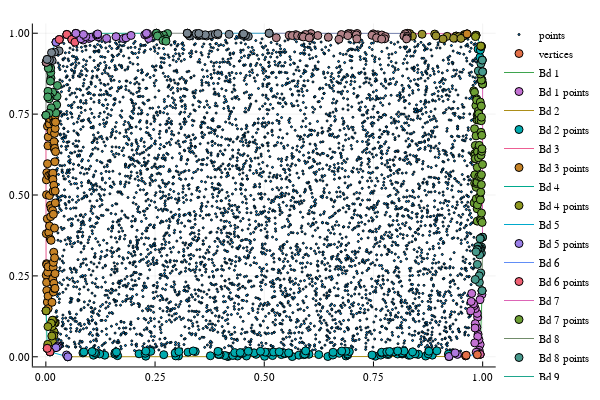

The code cell stored with this chart in its notebook:
### Code cell
using LinearAlgebra ## for "dot"
ratio = 1/50
## plot for illustration
## scatter(p[:,1], p[:,2], markersize = 1, label = "points")
## scatter!(p[ch.vertices,1], p[ch.vertices,2], label = "vertices")
Bds = ch.simplices 
Bd_Pts = Int[]
for b = 1:length(Bds)
    vector_b = p[Bds[b][1],:]-p[Bds[b][2],:] ## the vector of the boundary b
    normal_b = [-vector_b[2], vector_b[1]] ## a vector normal to the boundary b vector
    ## move vector_b orthogonally and find out the intersected bar
    bd_b_para = p*vector_b 
    Range_b_para = p[ch.simplices[b],:]*vector_b
    pts_b_para = findall((p*vector_b.<=maximum(Range_b_para)).&(minimum(Range_b_para).<=p*vector_b))
    N = Int(round(ratio*length(pts_b_para)))
    Values_Labels = sortslices([p[pts_b_para,:]*normal_b pts_b_para], dims = 1)
    Values = Values_Labels[:,1]
    Labels = Values_Labels[:,2]
    Bd_Pts_N = 0
    if abs((Values[1]-Values[2])/Values[2])<1.0e-5
        Bd_Pts_N = Array{Int,1}(Labels[1:N])
    else
        Bd_Pts_N = Array{Int,1}(Labels[length(Labels)-N+1:length(Labels)])
    end
    Bd_Pts = union(Bd_Pts, Bd_Pts_N)
    ## plot for sanity check
    ## plot!(p[Bds[b],:][:,1], p[Bds[b],:][:,2], label = "Bd $b")
    ## scatter!(p[Bd_Pts_N,1], p[Bd_Pts_N,2], label = "Bd $b points")
end
## scatter!()

### Figure 1 — Plotly figure (JSON) as saved in the notebook; plotly's stock layout.template omitted (floating-point values rounded to 4 significant figures; data arrays with more than 128 entries replaced by an {"elided": "..."} marker saying what was removed)
{"data": [{"colorbar": {"title": ""}, "hoverinfo": "text", "legendgroup": "points", "marker": {"color": "rgba(0, 154, 250, 1.000)", "line": {"color": "rgba(0, 0, 0, 1.000)", "width": 1}, "size": 2, "symbol": "circle"}, "mode": "markers", "name": "points", "showlegend": true, "text": {"elided": "6000 null values"}, "type": "scatter", "x": {"elided": "6000 float values"}, "xaxis": "x1", "y": {"elided": "6000 float values"}, "yaxis": "y1", "zmax": 0.1, "zmin": -0.1}, {"colorbar": {"title": ""}, "hoverinfo": "text", "legendgroup": "vertices", "marker": {"color": "rgba(227, 111, 71, 1.000)", "line": {"color": "rgba(0, 0, 0, 1.000)", "width": 1}, "size": 8, "symbol": "circle"}, "mode": "markers", "name": "vertices", "showlegend": true, "text": [null, null, null, null, null, null, null, null, null, null, null, null, null, null, null, null, null, null, null, null, null, null, null, null, null, null, null], "type": "scatter", "x": [0.9942, 0.9986, 0.9996, 0.9999, 0.9997, 0.999, 0.997, 0.9847, 0.9643, 0.8276, 0.5112, 0.3237, 0.2533, 0.06874, 0.048, 0.03078, 0.02331, 0.002869, 0.0008216, 0.0002214, 0.0006006, 0.003201, 0.009519, 0.05029, 0.923, 0.9611, 0.9878], "xaxis": "x1", "y": [0.007686, 0.2041, 0.3696, 0.8431, 0.8809, 0.9168, 0.9594, 0.9936, 0.9978, 0.9994, 0.9999, 0.9999, 0.9999, 0.9995, 0.9961, 0.9805, 0.9722, 0.919, 0.91, 0.7465, 0.142, 0.0261, 0.01524, 0.0001157, 0.0009367, 0.003297, 0.006616], "yaxis": "y1", "zmax": 0.1, "zmin": -0.1}, {"colorbar": {"title": ""}, "hoverinfo": "text", "legendgroup": "Bd 1", "line": {"color": "rgba(62, 164, 78, 1.000)", "dash": "solid", "shape": "linear", "width": 1}, "mode": "lines", "name": "Bd 1", "showlegend": true, "text": [null, null], "type": "scatter", "x": [0.9986, 0.9942], "xaxis": "x1", "y": [0.2041, 0.007686], "yaxis": "y1", "zmax": 0.1, "zmin": -0.1}, {"colorbar": {"title": ""}, "hoverinfo": "text", "legendgroup": "Bd 1 points", "marker": {"color": "rgba(195, 113, 210, 1.000)", "line": {"color": "rgba(0, 0, 0, 1.000)", "width": 1}, "size": 8, "symbol": "circle"}, "mode": "markers", "name": "Bd 1 points", "showlegend": true, "text": [null, null, null, null, null, null, null, null, null, null, null, null, null, null, null, null, null, null, null, null, null, null, null, null], "type": "scatter", "x": [0.9986, 0.9942, 0.9982, 0.9943, 0.9921, 0.9909, 0.9914, 0.9939, 0.9896, 0.9888, 0.9863, 0.9885, 0.9852, 0.9868, 0.9876, 0.982, 0.983, 0.9826, 0.9832, 0.9804, 0.979, 0.9749, 0.9737, 0.9725], "xaxis": "x1", "y": [0.2041, 0.007686, 0.1923, 0.03803, 0.01998, 0.01313, 0.05325, 0.1763, 0.06962, 0.06263, 0.01241, 0.1221, 0.01399, 0.09076, 0.1341, 0.0429, 0.1023, 0.08896, 0.1489, 0.1579, 0.164, 0.1957, 0.1709, 0.142], "yaxis": "y1", "zmax": 0.1, "zmin": -0.1}, {"colorbar": {"title": ""}, "hoverinfo": "text", "legendgroup": "Bd 2", "line": {"color": "rgba(172, 142, 24, 1.000)", "dash": "solid", "shape": "linear", "width": 1}, "mode": "lines", "name": "Bd 2", "showlegend": true, "text": [null, null], "type": "scatter", "x": [0.923, 0.05029], "xaxis": "x1", "y": [0.0009367, 0.0001157], "yaxis": "y1", "zmax": 0.1, "zmin": -0.1}, {"colorbar": {"title": ""}, "hoverinfo": "text", "legendgroup": "Bd 2 points", "marker": {"color": "rgba(0, 170, 174, 1.000)", "line": {"color": "rgba(0, 0, 0, 1.000)", "width": 1}, "size": 8, "symbol": "circle"}, "mode": "markers", "name": "Bd 2 points", "showlegend": true, "text": [null, null, null, null, null, null, null, null, null, null, null, null, null, null, null, null, null, null, null, null, null, null, null, null, null, null, null, null, null, null, null, null, null, null, null, null, null, null, null, null, null, null, null, null, null, null, null, null, null, null, null, null, null, null, null, null, null, null, null, null, null, null, null, null, null, null, null, null, null, null, null, null, null, null, null, null, null, null, null, null, null, null, null, null, null, null, null, null, null, null, null, null, null, null, null, null, null, null, null, null, null, null, null, null, null, null], "type": "scatter", "x": [0.05029, 0.923, 0.5641, 0.6456, 0.4173, 0.5008, 0.7543, 0.8695, 0.2288, 0.4145, 0.687, 0.4388, 0.4593, 0.3037, 0.2974, 0.3767, 0.519, 0.1643, 0.4095, 0.428, 0.8306, 0.8847, 0.7666, 0.5792, 0.8344, 0.6571, 0.109, 0.7468, 0.1349, 0.6911, 0.7838, 0.6247, 0.59, 0.27, 0.5391, 0.8517, 0.3949, 0.3989, 0.4813, 0.6023, 0.8531, 0.5945, 0.9216, 0.3959, 0.7786, 0.8159, 0.8053, 0.5923, 0.1579, 0.8454, 0.8753, 0.691, 0.1232, 0.2134, 0.5469, 0.815, 0.4487, 0.7833, 0.6718, 0.5565, 0.1141, 0.2274, 0.5464, 0.444, 0.7684, 0.8155, 0.2961, 0.5557, 0.4767, 0.0849, 0.452, 0.4324, 0.445, 0.1586, 0.5086, 0.1114, 0.6575, 0.7688, 0.3255, 0.502, 0.5212, 0.7975, 0.8396, 0.08706, 0.7805, 0.1616, 0.5342, 0.6948, 0.7869, 0.3421, 0.6808, 0.3045, 0.1059, 0.8769, 0.3941, 0.4914, 0.2402, 0.4633, 0.6869, 0.8201, 0.6774, 0.8054, 0.2289, 0.8952, 0.3374, 0.5949], "xaxis": "x1", "y": [0.0001157, 0.0009367, 0.0006751, 0.0008426, 0.0009062, 0.001392, 0.001673, 0.002223, 0.00181, 0.002149, 0.002539, 0.002314, 0.00238, 0.002566, 0.002723, 0.003141, 0.003774, 0.003535, 0.004055, 0.004116, 0.004772, 0.005113, 0.005139, 0.004977, 0.005387, 0.005413, 0.004919, 0.005603, 0.005084, 0.005767, 0.006821, 0.006716, 0.006764, 0.006488, 0.006773, 0.007522, 0.007096, 0.007302, 0.007469, 0.007723, 0.007993, 0.007804, 0.008438, 0.008019, 0.008516, 0.008599, 0.008605, 0.008432, 0.008389, 0.009146, 0.009227, 0.009074, 0.008747, 0.009212, 0.009538, 0.01009, 0.009856, 0.01018, 0.0108, 0.01085, 0.01066, 0.01087, 0.01132, 0.01125, 0.01195, 0.01217, 0.0117, 0.01217, 0.01216, 0.01196, 0.01275, 0.01301, 0.01302, 0.01276, 0.01332, 0.01325, 0.01394, 0.01415, 0.01425, 0.01448, 0.01467, 0.01497, 0.01508, 0.01458, 0.01526, 0.01472, 0.01554, 0.0161, 0.01631, 0.01613, 0.01647, 0.01614, 0.01615, 0.01717, 0.0169, 0.017, 0.01684, 0.01721, 0.01749, 0.01762, 0.01778, 0.01796, 0.01747, 0.01837, 0.01795, 0.01827], "yaxis": "y1", "zmax": 0.1, "zmin": -0.1}, {"colorbar": {"title": ""}, "hoverinfo": "text", "legendgroup": "Bd 3", "line": {"color": "rgba(237, 94, 147, 1.000)", "dash": "solid", "shape": "linear", "width": 1}, "mode": "lines", "name": "Bd 3", "showlegend": true, "text": [null, null], "type": "scatter", "x": [0.0006006, 0.0002214], "xaxis": "x1", "y": [0.142, 0.7465], "yaxis": "y1", "zmax": 0.1, "zmin": -0.1}, {"colorbar": {"title": ""}, "hoverinfo": "text", "legendgroup": "Bd 3 points", "marker": {"color": "rgba(198, 130, 37, 1.000)", "line": {"color": "rgba(0, 0, 0, 1.000)", "width": 1}, "size": 8, "symbol": "circle"}, "mode": "markers", "name": "Bd 3 points", "showlegend": true, "text": [null, null, null, null, null, null, null, null, null, null, null, null, null, null, null, null, null, null, null, null, null, null, null, null, null, null, null, null, null, null, null, null, null, null, null, null, null, null, null, null, null, null, null, null, null, null, null, null, null, null, null, null, null, null, null, null, null, null, null, null, null, null, null, null, null, null, null, null, null, null, null, null], "type": "scatter", "x": [0.0006006, 0.0002214, 0.0008599, 0.001094, 0.001255, 0.001647, 0.001728, 0.001572, 0.001943, 0.002161, 0.002237, 0.003378, 0.00337, 0.003792, 0.003767, 0.004222, 0.004856, 0.005172, 0.005208, 0.005293, 0.005414, 0.006417, 0.006753, 0.007692, 0.007945, 0.007987, 0.008216, 0.008322, 0.01019, 0.01028, 0.01027, 0.01096, 0.01118, 0.01168, 0.01194, 0.01221, 0.01409, 0.01485, 0.01518, 0.01536, 0.01553, 0.01575, 0.01615, 0.0162, 0.01666, 0.01693, 0.01714, 0.01737, 0.01731, 0.01757, 0.01809, 0.01828, 0.01813, 0.0183, 0.01853, 0.01875, 0.01975, 0.0195, 0.01986, 0.02005, 0.01982, 0.02028, 0.02047, 0.02063, 0.02097, 0.02101, 0.02137, 0.02134, 0.02159, 0.02159, 0.02217, 0.02223], "xaxis": "x1", "y": [0.142, 0.7465, 0.2521, 0.3806, 0.5469, 0.2878, 0.2298, 0.5008, 0.2845, 0.2048, 0.5691, 0.1691, 0.4266, 0.5968, 0.7125, 0.2612, 0.6522, 0.1875, 0.1489, 0.2783, 0.6794, 0.56, 0.3843, 0.7236, 0.7327, 0.719, 0.4981, 0.4043, 0.3641, 0.4683, 0.7354, 0.4331, 0.5639, 0.6974, 0.3599, 0.4581, 0.1683, 0.5541, 0.5646, 0.5516, 0.4518, 0.2403, 0.5675, 0.5481, 0.5115, 0.2762, 0.2918, 0.2004, 0.4405, 0.7373, 0.3232, 0.2271, 0.725, 0.5301, 0.6549, 0.6648, 0.2109, 0.6421, 0.3978, 0.3058, 0.6904, 0.6442, 0.7271, 0.6027, 0.2116, 0.257, 0.5124, 0.7059, 0.4755, 0.745, 0.7252, 0.634], "yaxis": "y1", "zmax": 0.1, "zmin": -0.1}, {"colorbar": {"title": ""}, "hoverinfo": "text", "legendgroup": "Bd 4", "line": {"color": "rgba(0, 169, 141, 1.000)", "dash": "solid", "shape": "linear", "width": 1}, "mode": "lines", "name": "Bd 4", "showlegend": true, "text": [null, null], "type": "scatter", "x": [0.0006006, 0.003201], "xaxis": "x1", "y": [0.142, 0.0261], "yaxis": "y1", "zmax": 0.1, "zmin": -0.1}, {"colorbar": {"title": ""}, "hoverinfo": "text", "legendgroup": "Bd 4 points", "marker": {"color": "rgba(142, 151, 30, 1.000)", "line": {"color": "rgba(0, 0, 0, 1.000)", "width": 1}, "size": 8, "symbol": "circle"}, "mode": "markers", "name": "Bd 4 points", "showlegend": true, "text": [null, null, null, null, null, null, null, null, null, null, null, null, null, null], "type": "scatter", "x": [0.02148, 0.01944, 0.01862, 0.01847, 0.01705, 0.01498, 0.01441, 0.01523, 0.01375, 0.01216, 0.004872, 0.004325, 0.003201, 0.0006006], "xaxis": "x1", "y": [0.1047, 0.1047, 0.07749, 0.0654, 0.1127, 0.1131, 0.0937, 0.04718, 0.06424, 0.1035, 0.0933, 0.03836, 0.0261, 0.142], "yaxis": "y1", "zmax": 0.1, "zmin": -0.1}, {"colorbar": {"title": ""}, "hoverinfo": "text", "legendgroup": "Bd 5", "line": {"color": "rgba(0, 169, 204, 1.000)", "dash": "solid", "shape": "linear", "width": 1}, "mode": "lines", "name": "Bd 5", "showlegend": true, "text": [null, null], "type": "scatter", "x": [0.009519, 0.05029], "xaxis": "x1", "y": [0.01524, 0.0001157], "yaxis": "y1", "zmax": 0.1, "zmin": -0.1}, {"colorbar": {"title": ""}, "hoverinfo": "text", "legendgroup": "Bd 5 points", "marker": {"color": "rgba(155, 127, 233, 1.000)", "line": {"color": "rgba(0, 0, 0, 1.000)", "width": 1}, "size": 8, "symbol": "circle"}, "mode": "markers", "name": "Bd 5 points", "showlegend": true, "text": [null, null, null, null, null, null], "type": "scatter", "x": [0.02791, 0.02639, 0.02324, 0.04734, 0.009519, 0.05029], "xaxis": "x1", "y": [0.03401, 0.03093, 0.02818, 0.005502, 0.01524, 0.0001157], "yaxis": "y1", "zmax": 0.1, "zmin": -0.1}, {"colorbar": {"title": ""}, "hoverinfo": "text", "legendgroup": "Bd 6", "line": {"color": "rgba(97, 141, 246, 1.000)", "dash": "solid", "shape": "linear", "width": 1}, "mode": "lines", "name": "Bd 6", "showlegend": true, "text": [null, null], "type": "scatter", "x": [0.009519, 0.003201], "xaxis": "x1", "y": [0.01524, 0.0261], "yaxis": "y1", "zmax": 0.1, "zmin": -0.1}, {"colorbar": {"title": ""}, "hoverinfo": "text", "legendgroup": "Bd 6 points", "marker": {"color": "rgba(240, 96, 115, 1.000)", "line": {"color": "rgba(0, 0, 0, 1.000)", "width": 1}, "size": 8, "symbol": "circle"}, "mode": "markers", "name": "Bd 6 points", "showlegend": true, "text": [null, null], "type": "scatter", "x": [0.009519, 0.003201], "xaxis": "x1", "y": [0.01524, 0.0261], "yaxis": "y1", "zmax": 0.1, "zmin": -0.1}, {"colorbar": {"title": ""}, "hoverinfo": "text", "legendgroup": "Bd 7", "line": {"color": "rgba(221, 101, 182, 1.000)", "dash": "solid", "shape": "linear", "width": 1}, "mode": "lines", "name": "Bd 7", "showlegend": true, "text": [null, null], "type": "scatter", "x": [0.9996, 0.9999], "xaxis": "x1", "y": [0.3696, 0.8431], "yaxis": "y1", "zmax": 0.1, "zmin": -0.1}, {"colorbar": {"title": ""}, "hoverinfo": "text", "legendgroup": "Bd 7 points", "marker": {"color": "rgba(108, 159, 51, 1.000)", "line": {"color": "rgba(0, 0, 0, 1.000)", "width": 1}, "size": 8, "symbol": "circle"}, "mode": "markers", "name": "Bd 7 points", "showlegend": true, "text": [null, null, null, null, null, null, null, null, null, null, null, null, null, null, null, null, null, null, null, null, null, null, null, null, null, null, null, null, null, null, null, null, null, null, null, null, null, null, null, null, null, null, null, null, null, null, null, null, null, null, null, null, null, null, null, null], "type": "scatter", "x": [0.9795, 0.9804, 0.9813, 0.9814, 0.9815, 0.9816, 0.9821, 0.9823, 0.9827, 0.9832, 0.9833, 0.9845, 0.9848, 0.9852, 0.9853, 0.9859, 0.9862, 0.9862, 0.987, 0.987, 0.9872, 0.9874, 0.9874, 0.9877, 0.9876, 0.9881, 0.9883, 0.9898, 0.9903, 0.9905, 0.9911, 0.991, 0.9915, 0.9923, 0.9931, 0.9946, 0.9948, 0.9951, 0.995, 0.9957, 0.9961, 0.9962, 0.9963, 0.9968, 0.9969, 0.997, 0.9972, 0.9973, 0.9973, 0.998, 0.998, 0.9985, 0.9987, 0.9997, 0.9996, 0.9999], "xaxis": "x1", "y": [0.8219, 0.4753, 0.8175, 0.7048, 0.6272, 0.5364, 0.5623, 0.6217, 0.6122, 0.6531, 0.6126, 0.7764, 0.6828, 0.524, 0.4882, 0.5355, 0.7973, 0.7933, 0.6379, 0.5396, 0.7322, 0.7466, 0.4575, 0.5855, 0.4192, 0.4695, 0.6335, 0.7477, 0.7594, 0.6153, 0.7516, 0.5571, 0.7315, 0.6534, 0.495, 0.7872, 0.4852, 0.5571, 0.426, 0.5086, 0.6938, 0.623, 0.4215, 0.7297, 0.775, 0.5321, 0.5628, 0.7405, 0.4442, 0.6845, 0.6351, 0.6427, 0.4153, 0.5946, 0.3696, 0.8431], "yaxis": "y1", "zmax": 0.1, "zmin": -0.1}, {"colorbar": {"title": ""}, "hoverinfo": "text", "legendgroup": "Bd 8", "line": {"color": "rgba(113, 140, 106, 1.000)", "dash": "solid", "shape": "linear", "width": 1}, "mode": "lines", "name": "Bd 8", "showlegend": true, "text": [null, null], "type": "scatter", "x": [0.9996, 0.9986], "xaxis": "x1", "y": [0.3696, 0.2041], "yaxis": "y1", "zmax": 0.1, "zmin": -0.1}, {"colorbar": {"title": ""}, "hoverinfo": "text", "legendgroup": "Bd 8 points", "marker": {"color": "rgba(71, 153, 140, 1.000)", "line": {"color": "rgba(0, 0, 0, 1.000)", "width": 1}, "size": 8, "symbol": "circle"}, "mode": "markers", "name": "Bd 8 points", "showlegend": true, "text": [null, null, null, null, null, null, null, null, null, null, null, null, null, null, null, null, null, null, null, null], "type": "scatter", "x": [0.9986, 0.9996, 0.9973, 0.9971, 0.9958, 0.9953, 0.995, 0.9941, 0.9932, 0.9931, 0.9925, 0.992, 0.9903, 0.9901, 0.9891, 0.989, 0.9879, 0.9872, 0.9848, 0.9831], "xaxis": "x1", "y": [0.2041, 0.3696, 0.3392, 0.3204, 0.2592, 0.3351, 0.3663, 0.3651, 0.3347, 0.315, 0.23, 0.2502, 0.3389, 0.3389, 0.3408, 0.3323, 0.2855, 0.3311, 0.3246, 0.2389], "yaxis": "y1", "zmax": 0.1, "zmin": -0.1}, {"colorbar": {"title": ""}, "hoverinfo": "text", "legendgroup": "Bd 9", "line": {"color": "rgba(31, 166, 141, 1.000)", "dash": "solid", "shape": "linear", "width": 1}, "mode": "lines", "name": "Bd 9", "showlegend": true, "text": [null, null], "type": "scatter", "x": [0.9611, 0.923], "xaxis": "x1", "y": [0.003297, 0.0009367], "yaxis": "y1", "zmax": 0.1, "zmin": -0.1}, {"colorbar": {"title": ""}, "hoverinfo": "text", "legendgroup": "Bd 9 points", "marker": {"color": "rgba(175, 120, 221, 1.000)", "line": {"color": "rgba(0, 0, 0, 1.000)", "width": 1}, "size": 8, "symbol": "circle"}, "mode": "markers", "name": "Bd 9 points", "showlegend": true, "text": [null, null, null, null], "type": "scatter", "x": [0.9611, 0.923, 0.9422, 0.937], "xaxis": "x1", "y": [0.003297, 0.0009367, 0.007413, 0.01201], "yaxis": "y1", "zmax": 0.1, "zmin": -0.1}, {"colorbar": {"title": ""}, "hoverinfo": "text", "legendgroup": "Bd 10", "line": {"color": "rgba(135, 141, 135, 1.000)", "dash": "solid", "shape": "linear", "width": 1}, "mode": "lines", "name": "Bd 10", "showlegend": true, "text": [null, null], "type": "scatter", "x": [0.0008216, 0.0002214], "xaxis": "x1", "y": [0.91, 0.7465], "yaxis": "y1", "zmax": 0.1, "zmin": -0.1}, {"colorbar": {"title": ""}, "hoverinfo": "text", "legendgroup": "Bd 10 points", "marker": {"color": "rgba(71, 161, 102, 1.000)", "line": {"color": "rgba(0, 0, 0, 1.000)", "width": 1}, "size": 8, "symbol": "circle"}, "mode": "markers", "name": "Bd 10 points", "showlegend": true, "text": [null, null, null, null, null, null, null, null, null, null, null, null, null, null, null, null, null, null, null], "type": "scatter", "x": [0.02653, 0.02562, 0.0248, 0.02296, 0.01567, 0.01238, 0.01171, 0.01124, 0.01112, 0.01039, 0.009556, 0.007608, 0.007258, 0.006184, 0.005661, 0.004919, 0.004424, 0.0008216, 0.0002214], "xaxis": "x1", "y": [0.8384, 0.805, 0.7785, 0.7537, 0.8177, 0.7696, 0.8611, 0.8783, 0.8922, 0.8518, 0.8036, 0.7972, 0.7526, 0.8947, 0.8916, 0.8206, 0.803, 0.91, 0.7465], "yaxis": "y1", "zmax": 0.1, "zmin": -0.1}, {"colorbar": {"title": ""}, "hoverinfo": "text", "legendgroup": "Bd 11", "line": {"color": "rgba(119, 131, 175, 1.000)", "dash": "solid", "shape": "linear", "width": 1}, "mode": "lines", "name": "Bd 11", "showlegend": true, "text": [null, null], "type": "scatter", "x": [0.0008216, 0.002869], "xaxis": "x1", "y": [0.91, 0.919], "yaxis": "y1", "zmax": 0.1, "zmin": -0.1}, {"colorbar": {"title": ""}, "hoverinfo": "text", "legendgroup": "Bd 11 points", "marker": {"color": "rgba(177, 129, 135, 1.000)", "line": {"color": "rgba(0, 0, 0, 1.000)", "width": 1}, "size": 8, "symbol": "circle"}, "mode": "markers", "name": "Bd 11 points", "showlegend": true, "text": [null], "type": "scatter", "x": [0.0008216], "xaxis": "x1", "y": [0.91], "yaxis": "y1", "zmax": 0.1, "zmin": -0.1}, {"colorbar": {"title": ""}, "hoverinfo": "text", "legendgroup": "Bd 12", "line": {"color": "rgba(48, 155, 194, 1.000)", "dash": "solid", "shape": "linear", "width": 1}, "mode": "lines", "name": "Bd 12", "showlegend": true, "text": [null, null], "type": "scatter", "x": [0.02331, 0.002869], "xaxis": "x1", "y": [0.9722, 0.919], "yaxis": "y1", "zmax": 0.1, "zmin": -0.1}, {"colorbar": {"title": ""}, "hoverinfo": "text", "legendgroup": "Bd 12 points", "marker": {"color": "rgba(120, 133, 144, 1.000)", "line": {"color": "rgba(0, 0, 0, 1.000)", "width": 1}, "size": 8, "symbol": "circle"}, "mode": "markers", "name": "Bd 12 points", "showlegend": true, "text": [null, null, null, null, null, null, null], "type": "scatter", "x": [0.03036, 0.0145, 0.01969, 0.008266, 0.01301, 0.002869, 0.02331], "xaxis": "x1", "y": [0.9455, 0.9153, 0.9415, 0.9171, 0.9399, 0.919, 0.9722], "yaxis": "y1", "zmax": 0.1, "zmin": -0.1}, {"colorbar": {"title": ""}, "hoverinfo": "text", "legendgroup": "Bd 13", "line": {"color": "rgba(229, 97, 164, 1.000)", "dash": "solid", "shape": "linear", "width": 1}, "mode": "lines", "name": "Bd 13", "showlegend": true, "text": [null, null], "type": "scatter", "x": [0.8276, 0.9643], "xaxis": "x1", "y": [0.9994, 0.9978], "yaxis": "y1", "zmax": 0.1, "zmin": -0.1}, {"colorbar": {"title": ""}, "hoverinfo": "text", "legendgroup": "Bd 13 points", "marker": {"color": "rgba(153, 144, 44, 1.000)", "line": {"color": "rgba(0, 0, 0, 1.000)", "width": 1}, "size": 8, "symbol": "circle"}, "mode": "markers", "name": "Bd 13 points", "showlegend": true, "text": [null, null, null, null, null, null, null, null, null, null, null, null, null, null, null, null], "type": "scatter", "x": [0.9643, 0.8276, 0.8331, 0.8903, 0.8612, 0.9578, 0.8931, 0.939, 0.9557, 0.94, 0.9187, 0.8392, 0.9455, 0.9335, 0.9503, 0.9093], "xaxis": "x1", "y": [0.9978, 0.9994, 0.9988, 0.9974, 0.9969, 0.9957, 0.9918, 0.9913, 0.991, 0.991, 0.9904, 0.991, 0.9893, 0.9844, 0.9841, 0.9823], "yaxis": "y1", "zmax": 0.1, "zmin": -0.1}, {"colorbar": {"title": ""}, "hoverinfo": "text", "legendgroup": "Bd 14", "line": {"color": "rgba(57, 155, 123, 1.000)", "dash": "solid", "shape": "linear", "width": 1}, "mode": "lines", "name": "Bd 14", "showlegend": true, "text": [null, null], "type": "scatter", "x": [0.9878, 0.9942], "xaxis": "x1", "y": [0.006616, 0.007686], "yaxis": "y1", "zmax": 0.1, "zmin": -0.1}, {"colorbar": {"title": ""}, "hoverinfo": "text", "legendgroup": "Bd 14 points", "marker": {"color": "rgba(218, 104, 163, 1.000)", "line": {"color": "rgba(0, 0, 0, 1.000)", "width": 1}, "size": 8, "symbol": "circle"}, "mode": "markers", "name": "Bd 14 points", "showlegend": true, "text": [null], "type": "scatter", "x": [0.9942], "xaxis": "x1", "y": [0.007686], "yaxis": "y1", "zmax": 0.1, "zmin": -0.1}, {"colorbar": {"title": ""}, "hoverinfo": "text", "legendgroup": "Bd 15", "line": {"color": "rgba(0, 154, 250, 1.000)", "dash": "solid", "shape": "linear", "width": 1}, "mode": "lines", "name": "Bd 15", "showlegend": true, "text": [null, null], "type": "scatter", "x": [0.9878, 0.9611], "xaxis": "x1", "y": [0.006616, 0.003297], "yaxis": "y1", "zmax": 0.1, "zmin": -0.1}, {"colorbar": {"title": ""}, "hoverinfo": "text", "legendgroup": "Bd 15 points", "marker": {"color": "rgba(227, 111, 71, 1.000)", "line": {"color": "rgba(0, 0, 0, 1.000)", "width": 1}, "size": 8, "symbol": "circle"}, "mode": "markers", "name": "Bd 15 points", "showlegend": true, "text": [null, null, null], "type": "scatter", "x": [0.9611, 0.9878, 0.9624], "xaxis": "x1", "y": [0.003297, 0.006616, 0.004714], "yaxis": "y1", "zmax": 0.1, "zmin": -0.1}, {"colorbar": {"title": ""}, "hoverinfo": "text", "legendgroup": "Bd 16", "line": {"color": "rgba(62, 164, 78, 1.000)", "dash": "solid", "shape": "linear", "width": 1}, "mode": "lines", "name": "Bd 16", "showlegend": true, "text": [null, null], "type": "scatter", "x": [0.048, 0.06874], "xaxis": "x1", "y": [0.9961, 0.9995], "yaxis": "y1", "zmax": 0.1, "zmin": -0.1}, {"colorbar": {"title": ""}, "hoverinfo": "text", "legendgroup": "Bd 16 points", "marker": {"color": "rgba(195, 113, 210, 1.000)", "line": {"color": "rgba(0, 0, 0, 1.000)", "width": 1}, "size": 8, "symbol": "circle"}, "mode": "markers", "name": "Bd 16 points", "showlegend": true, "text": [null, null, null], "type": "scatter", "x": [0.048, 0.06874, 0.05936], "xaxis": "x1", "y": [0.9961, 0.9995, 0.9809], "yaxis": "y1", "zmax": 0.1, "zmin": -0.1}, {"colorbar": {"title": ""}, "hoverinfo": "text", "legendgroup": "Bd 17", "line": {"color": "rgba(172, 142, 24, 1.000)", "dash": "solid", "shape": "linear", "width": 1}, "mode": "lines", "name": "Bd 17", "showlegend": true, "text": [null, null], "type": "scatter", "x": [0.999, 0.997], "xaxis": "x1", "y": [0.9168, 0.9594], "yaxis": "y1", "zmax": 0.1, "zmin": -0.1}, {"colorbar": {"title": ""}, "hoverinfo": "text", "legendgroup": "Bd 17 points", "marker": {"color": "rgba(0, 170, 174, 1.000)", "line": {"color": "rgba(0, 0, 0, 1.000)", "width": 1}, "size": 8, "symbol": "circle"}, "mode": "markers", "name": "Bd 17 points", "showlegend": true, "text": [null, null, null, null, null], "type": "scatter", "x": [0.9895, 0.9938, 0.9948, 0.999, 0.997], "xaxis": "x1", "y": [0.9509, 0.9258, 0.9479, 0.9168, 0.9594], "yaxis": "y1", "zmax": 0.1, "zmin": -0.1}, {"colorbar": {"title": ""}, "hoverinfo": "text", "legendgroup": "Bd 18", "line": {"color": "rgba(237, 94, 147, 1.000)", "dash": "solid", "shape": "linear", "width": 1}, "mode": "lines", "name": "Bd 18", "showlegend": true, "text": [null, null], "type": "scatter", "x": [0.9847, 0.9643], "xaxis": "x1", "y": [0.9936, 0.9978], "yaxis": "y1", "zmax": 0.1, "zmin": -0.1}, {"colorbar": {"title": ""}, "hoverinfo": "text", "legendgroup": "Bd 18 points", "marker": {"color": "rgba(198, 130, 37, 1.000)", "line": {"color": "rgba(0, 0, 0, 1.000)", "width": 1}, "size": 8, "symbol": "circle"}, "mode": "markers", "name": "Bd 18 points", "showlegend": true, "text": [null, null], "type": "scatter", "x": [0.9643, 0.9847], "xaxis": "x1", "y": [0.9978, 0.9936], "yaxis": "y1", "zmax": 0.1, "zmin": -0.1}, {"colorbar": {"title": ""}, "hoverinfo": "text", "legendgroup": "Bd 19", "line": {"color": "rgba(0, 169, 141, 1.000)", "dash": "solid", "shape": "linear", "width": 1}, "mode": "lines", "name": "Bd 19", "showlegend": true, "text": [null, null], "type": "scatter", "x": [0.9847, 0.997], "xaxis": "x1", "y": [0.9936, 0.9594], "yaxis": "y1", "zmax": 0.1, "zmin": -0.1}, {"colorbar": {"title": ""}, "hoverinfo": "text", "legendgroup": "Bd 19 points", "marker": {"color": "rgba(142, 151, 30, 1.000)", "line": {"color": "rgba(0, 0, 0, 1.000)", "width": 1}, "size": 8, "symbol": "circle"}, "mode": "markers", "name": "Bd 19 points", "showlegend": true, "text": [null, null, null, null], "type": "scatter", "x": [0.9847, 0.997, 0.9958, 0.9835], "xaxis": "x1", "y": [0.9936, 0.9594, 0.9602, 0.9896], "yaxis": "y1", "zmax": 0.1, "zmin": -0.1}, {"colorbar": {"title": ""}, "hoverinfo": "text", "legendgroup": "Bd 20", "line": {"color": "rgba(0, 169, 204, 1.000)", "dash": "solid", "shape": "linear", "width": 1}, "mode": "lines", "name": "Bd 20", "showlegend": true, "text": [null, null], "type": "scatter", "x": [0.03078, 0.02331], "xaxis": "x1", "y": [0.9805, 0.9722], "yaxis": "y1", "zmax": 0.1, "zmin": -0.1}, {"colorbar": {"title": ""}, "hoverinfo": "text", "legendgroup": "Bd 20 points", "marker": {"color": "rgba(155, 127, 233, 1.000)", "line": {"color": "rgba(0, 0, 0, 1.000)", "width": 1}, "size": 8, "symbol": "circle"}, "mode": "markers", "name": "Bd 20 points", "showlegend": true, "text": [null, null], "type": "scatter", "x": [0.03078, 0.02331], "xaxis": "x1", "y": [0.9805, 0.9722], "yaxis": "y1", "zmax": 0.1, "zmin": -0.1}, {"colorbar": {"title": ""}, "hoverinfo": "text", "legendgroup": "Bd 21", "line": {"color": "rgba(97, 141, 246, 1.000)", "dash": "solid", "shape": "linear", "width": 1}, "mode": "lines", "name": "Bd 21", "showlegend": true, "text": [null, null], "type": "scatter", "x": [0.03078, 0.048], "xaxis": "x1", "y": [0.9805, 0.9961], "yaxis": "y1", "zmax": 0.1, "zmin": -0.1}, {"colorbar": {"title": ""}, "hoverinfo": "text", "legendgroup": "Bd 21 points", "marker": {"color": "rgba(240, 96, 115, 1.000)", "line": {"color": "rgba(0, 0, 0, 1.000)", "width": 1}, "size": 8, "symbol": "circle"}, "mode": "markers", "name": "Bd 21 points", "showlegend": true, "text": [null, null, null, null], "type": "scatter", "x": [0.048, 0.03078, 0.05936, 0.06658], "xaxis": "x1", "y": [0.9961, 0.9805, 0.9809, 0.9724], "yaxis": "y1", "zmax": 0.1, "zmin": -0.1}, {"colorbar": {"title": ""}, "hoverinfo": "text", "legendgroup": "Bd 22", "line": {"color": "rgba(221, 101, 182, 1.000)", "dash": "solid", "shape": "linear", "width": 1}, "mode": "lines", "name": "Bd 22", "showlegend": true, "text": [null, null], "type": "scatter", "x": [0.9997, 0.9999], "xaxis": "x1", "y": [0.8809, 0.8431], "yaxis": "y1", "zmax": 0.1, "zmin": -0.1}, {"colorbar": {"title": ""}, "hoverinfo": "text", "legendgroup": "Bd 22 points", "marker": {"color": "rgba(108, 159, 51, 1.000)", "line": {"color": "rgba(0, 0, 0, 1.000)", "width": 1}, "size": 8, "symbol": "circle"}, "mode": "markers", "name": "Bd 22 points", "showlegend": true, "text": [null, null, null, null, null], "type": "scatter", "x": [0.9997, 0.9999, 0.9986, 0.9969, 0.9946], "xaxis": "x1", "y": [0.8809, 0.8431, 0.8559, 0.8552, 0.874], "yaxis": "y1", "zmax": 0.1, "zmin": -0.1}, {"colorbar": {"title": ""}, "hoverinfo": "text", "legendgroup": "Bd 23", "line": {"color": "rgba(113, 140, 106, 1.000)", "dash": "solid", "shape": "linear", "width": 1}, "mode": "lines", "name": "Bd 23", "showlegend": true, "text": [null, null], "type": "scatter", "x": [0.9997, 0.999], "xaxis": "x1", "y": [0.8809, 0.9168], "yaxis": "y1", "zmax": 0.1, "zmin": -0.1}, {"colorbar": {"title": ""}, "hoverinfo": "text", "legendgroup": "Bd 23 points", "marker": {"color": "rgba(71, 153, 140, 1.000)", "line": {"color": "rgba(0, 0, 0, 1.000)", "width": 1}, "size": 8, "symbol": "circle"}, "mode": "markers", "name": "Bd 23 points", "showlegend": true, "text": [null, null, null, null], "type": "scatter", "x": [0.99, 0.996, 0.999, 0.9997], "xaxis": "x1", "y": [0.8836, 0.906, 0.9168, 0.8809], "yaxis": "y1", "zmax": 0.1, "zmin": -0.1}, {"colorbar": {"title": ""}, "hoverinfo": "text", "legendgroup": "Bd 24", "line": {"color": "rgba(31, 166, 141, 1.000)", "dash": "solid", "shape": "linear", "width": 1}, "mode": "lines", "name": "Bd 24", "showlegend": true, "text": [null, null], "type": "scatter", "x": [0.2533, 0.06874], "xaxis": "x1", "y": [0.9999, 0.9995], "yaxis": "y1", "zmax": 0.1, "zmin": -0.1}, {"colorbar": {"title": ""}, "hoverinfo": "text", "legendgroup": "Bd 24 points", "marker": {"color": "rgba(175, 120, 221, 1.000)", "line": {"color": "rgba(0, 0, 0, 1.000)", "width": 1}, "size": 8, "symbol": "circle"}, "mode": "markers", "name": "Bd 24 points", "showlegend": true, "text": [null, null, null, null, null, null, null, null, null, null, null, null, null, null, null, null, null, null, null, null, null, null, null], "type": "scatter", "x": [0.08531, 0.08036, 0.1772, 0.2354, 0.1391, 0.09938, 0.1835, 0.1039, 0.1197, 0.1606, 0.09123, 0.1951, 0.1156, 0.2265, 0.1182, 0.2308, 0.08601, 0.1187, 0.2526, 0.2328, 0.2302, 0.2533, 0.06874], "xaxis": "x1", "y": [0.979, 0.983, 0.9836, 0.9839, 0.984, 0.9841, 0.9858, 0.9875, 0.9887, 0.9894, 0.9896, 0.9932, 0.995, 0.9953, 0.9951, 0.9966, 0.9963, 0.9978, 0.9984, 0.9989, 0.9995, 0.9999, 0.9995], "yaxis": "y1", "zmax": 0.1, "zmin": -0.1}, {"colorbar": {"title": ""}, "hoverinfo": "text", "legendgroup": "Bd 25", "line": {"color": "rgba(135, 141, 135, 1.000)", "dash": "solid", "shape": "linear", "width": 1}, "mode": "lines", "name": "Bd 25", "showlegend": true, "text": [null, null], "type": "scatter", "x": [0.2533, 0.3237], "xaxis": "x1", "y": [0.9999, 0.9999], "yaxis": "y1", "zmax": 0.1, "zmin": -0.1}, {"colorbar": {"title": ""}, "hoverinfo": "text", "legendgroup": "Bd 25 points", "marker": {"color": "rgba(71, 161, 102, 1.000)", "line": {"color": "rgba(0, 0, 0, 1.000)", "width": 1}, "size": 8, "symbol": "circle"}, "mode": "markers", "name": "Bd 25 points", "showlegend": true, "text": [null, null, null, null, null, null, null, null, null], "type": "scatter", "x": [0.3237, 0.2533, 0.2786, 0.2692, 0.2599, 0.2555, 0.2742, 0.2681, 0.275], "xaxis": "x1", "y": [0.9999, 0.9999, 0.9992, 0.9939, 0.9925, 0.9915, 0.982, 0.9774, 0.9753], "yaxis": "y1", "zmax": 0.1, "zmin": -0.1}, {"colorbar": {"title": ""}, "hoverinfo": "text", "legendgroup": "Bd 26", "line": {"color": "rgba(119, 131, 175, 1.000)", "dash": "solid", "shape": "linear", "width": 1}, "mode": "lines", "name": "Bd 26", "showlegend": true, "text": [null, null], "type": "scatter", "x": [0.5112, 0.8276], "xaxis": "x1", "y": [0.9999, 0.9994], "yaxis": "y1", "zmax": 0.1, "zmin": -0.1}, {"colorbar": {"title": ""}, "hoverinfo": "text", "legendgroup": "Bd 26 points", "marker": {"color": "rgba(177, 129, 135, 1.000)", "line": {"color": "rgba(0, 0, 0, 1.000)", "width": 1}, "size": 8, "symbol": "circle"}, "mode": "markers", "name": "Bd 26 points", "showlegend": true, "text": [null, null, null, null, null, null, null, null, null, null, null, null, null, null, null, null, null, null, null, null, null, null, null, null, null, null, null, null, null, null, null, null, null, null, null, null, null, null], "type": "scatter", "x": [0.8276, 0.5112, 0.7126, 0.6069, 0.698, 0.6923, 0.8226, 0.7493, 0.6924, 0.5943, 0.6765, 0.5723, 0.76, 0.753, 0.7107, 0.7691, 0.7466, 0.5571, 0.6226, 0.6914, 0.5642, 0.5762, 0.8197, 0.8273, 0.5861, 0.7771, 0.5895, 0.6056, 0.6466, 0.7571, 0.5276, 0.8269, 0.6031, 0.7754, 0.8257, 0.712, 0.7688, 0.6709], "xaxis": "x1", "y": [0.9994, 0.9999, 0.9992, 0.999, 0.9986, 0.9986, 0.9981, 0.998, 0.998, 0.9962, 0.996, 0.9956, 0.9952, 0.995, 0.9947, 0.9945, 0.9936, 0.9938, 0.993, 0.9927, 0.9929, 0.9927, 0.9918, 0.9903, 0.9904, 0.9899, 0.9886, 0.9884, 0.9878, 0.9859, 0.9861, 0.9854, 0.9858, 0.9828, 0.9826, 0.9827, 0.982, 0.9812], "yaxis": "y1", "zmax": 0.1, "zmin": -0.1}, {"colorbar": {"title": ""}, "hoverinfo": "text", "legendgroup": "Bd 27", "line": {"color": "rgba(48, 155, 194, 1.000)", "dash": "solid", "shape": "linear", "width": 1}, "mode": "lines", "name": "Bd 27", "showlegend": true, "text": [null, null], "type": "scatter", "x": [0.5112, 0.3237], "xaxis": "x1", "y": [0.9999, 0.9999], "yaxis": "y1", "zmax": 0.1, "zmin": -0.1}, {"colorbar": {"title": ""}, "hoverinfo": "text", "legendgroup": "Bd 27 points", "marker": {"color": "rgba(120, 133, 144, 1.000)", "line": {"color": "rgba(0, 0, 0, 1.000)", "width": 1}, "size": 8, "symbol": "circle"}, "mode": "markers", "name": "Bd 27 points", "showlegend": true, "text": [null, null, null, null, null, null, null, null, null, null, null, null, null, null, null, null, null, null, null, null, null, null, null], "type": "scatter", "x": [0.4635, 0.3681, 0.3289, 0.3492, 0.361, 0.4571, 0.45, 0.3524, 0.3574, 0.3781, 0.3936, 0.3651, 0.4196, 0.388, 0.4512, 0.3249, 0.4527, 0.3441, 0.3247, 0.3938, 0.3502, 0.5112, 0.3237], "xaxis": "x1", "y": [0.9902, 0.9914, 0.9916, 0.9924, 0.9934, 0.9936, 0.9937, 0.9942, 0.9946, 0.9949, 0.995, 0.9951, 0.9967, 0.9974, 0.9975, 0.9977, 0.998, 0.9988, 0.999, 0.999, 0.9993, 0.9999, 0.9999], "yaxis": "y1", "zmax": 0.1, "zmin": -0.1}], "layout": {"annotations": [], "height": 400, "legend": {"bgcolor": "rgba(255, 255, 255, 1.000)", "bordercolor": "rgba(0, 0, 0, 1.000)", "font": {"color": "rgba(0, 0, 0, 1.000)", "family": "sans-serif", "size": 11}, "tracegroupgap": 0, "x": 1, "y": 1}, "margin": {"b": 20, "l": 0, "r": 0, "t": 20}, "paper_bgcolor": "rgba(255, 255, 255, 1.000)", "plot_bgcolor": "rgba(255, 255, 255, 1.000)", "showlegend": true, "width": 600, "xaxis": {"anchor": "y1", "domain": [0.06582, 0.9934], "gridcolor": "rgba(0, 0, 0, 0.100)", "gridwidth": 0.5, "linecolor": "rgba(0, 0, 0, 1.000)", "mirror": false, "range": [-0.02977, 1.03], "showgrid": true, "showline": true, "showticklabels": true, "tickangle": 0, "tickcolor": "rgb(0, 0, 0)", "tickfont": {"color": "rgba(0, 0, 0, 1.000)", "family": "sans-serif", "size": 11}, "tickmode": "array", "ticks": "inside", "ticktext": ["0.00", "0.25", "0.50", "0.75", "1.00"], "tickvals": [0, 0.25, 0.5, 0.75, 1], "title": "", "titlefont": {"color": "rgba(0, 0, 0, 1.000)", "family": "sans-serif", "size": 15}, "type": "-", "visible": true, "zeroline": false, "zerolinecolor": "rgba(0, 0, 0, 1.000)"}, "yaxis": {"anchor": "x1", "domain": [0.03762, 0.9902], "gridcolor": "rgba(0, 0, 0, 0.100)", "gridwidth": 0.5, "linecolor": "rgba(0, 0, 0, 1.000)", "mirror": false, "range": [-0.02988, 1.03], "showgrid": true, "showline": true, "showticklabels": true, "tickangle": 0, "tickcolor": "rgb(0, 0, 0)", "tickfont": {"color": "rgba(0, 0, 0, 1.000)", "family": "sans-serif", "size": 11}, "tickmode": "array", "ticks": "inside", "ticktext": ["0.00", "0.25", "0.50", "0.75", "1.00"], "tickvals": [0, 0.25, 0.5, 0.75, 1], "title": "", "titlefont": {"color": "rgba(0, 0, 0, 1.000)", "family": "sans-serif", "size": 15}, "type": "-", "visible": true, "zeroline": false, "zerolinecolor": "rgba(0, 0, 0, 1.000)"}}}
